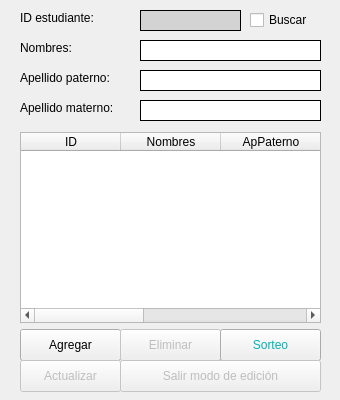
<?xml version="1.0" encoding="UTF-8"?>
<ui version="4.0">
 <class>Estudiantes</class>
 <widget class="QMainWindow" name="Estudiantes">
  <property name="geometry">
   <rect>
    <x>0</x>
    <y>0</y>
    <width>340</width>
    <height>400</height>
   </rect>
  </property>
  <property name="minimumSize">
   <size>
    <width>340</width>
    <height>400</height>
   </size>
  </property>
  <property name="maximumSize">
   <size>
    <width>340</width>
    <height>400</height>
   </size>
  </property>
  <property name="windowTitle">
   <string>Estudiantes</string>
  </property>
  <widget class="QWidget" name="centralwidget">
   <widget class="QLineEdit" name="estNombres">
    <property name="geometry">
     <rect>
      <x>140</x>
      <y>40</y>
      <width>181</width>
      <height>21</height>
     </rect>
    </property>
    <property name="styleSheet">
     <string notr="true">border: 1px solid black;</string>
    </property>
    <property name="maxLength">
     <number>255</number>
    </property>
   </widget>
   <widget class="QLabel" name="lblNombres">
    <property name="geometry">
     <rect>
      <x>20</x>
      <y>40</y>
      <width>71</width>
      <height>16</height>
     </rect>
    </property>
    <property name="text">
     <string>Nombres:</string>
    </property>
   </widget>
   <widget class="QLabel" name="lblApPat">
    <property name="geometry">
     <rect>
      <x>20</x>
      <y>70</y>
      <width>111</width>
      <height>16</height>
     </rect>
    </property>
    <property name="text">
     <string>Apellido paterno:</string>
    </property>
   </widget>
   <widget class="QLineEdit" name="estApPat">
    <property name="geometry">
     <rect>
      <x>140</x>
      <y>70</y>
      <width>181</width>
      <height>21</height>
     </rect>
    </property>
    <property name="styleSheet">
     <string notr="true">border: 1px solid black;</string>
    </property>
    <property name="maxLength">
     <number>255</number>
    </property>
   </widget>
   <widget class="QLabel" name="lblApMat">
    <property name="geometry">
     <rect>
      <x>20</x>
      <y>100</y>
      <width>111</width>
      <height>16</height>
     </rect>
    </property>
    <property name="text">
     <string>Apellido materno:</string>
    </property>
   </widget>
   <widget class="QLineEdit" name="estApMat">
    <property name="geometry">
     <rect>
      <x>140</x>
      <y>100</y>
      <width>181</width>
      <height>21</height>
     </rect>
    </property>
    <property name="styleSheet">
     <string notr="true">border: 1px solid black;</string>
    </property>
    <property name="maxLength">
     <number>255</number>
    </property>
   </widget>
   <widget class="QPushButton" name="estAgregar">
    <property name="geometry">
     <rect>
      <x>20</x>
      <y>329</y>
      <width>101</width>
      <height>32</height>
     </rect>
    </property>
    <property name="text">
     <string>Agregar</string>
    </property>
   </widget>
   <widget class="QPushButton" name="estEliminar">
    <property name="enabled">
     <bool>false</bool>
    </property>
    <property name="geometry">
     <rect>
      <x>120</x>
      <y>329</y>
      <width>101</width>
      <height>32</height>
     </rect>
    </property>
    <property name="text">
     <string>Eliminar</string>
    </property>
    <property name="flat">
     <bool>false</bool>
    </property>
   </widget>
   <widget class="QPushButton" name="estSorteo">
    <property name="geometry">
     <rect>
      <x>220</x>
      <y>329</y>
      <width>101</width>
      <height>32</height>
     </rect>
    </property>
    <property name="styleSheet">
     <string notr="true">color: rgb(0,180,180);</string>
    </property>
    <property name="text">
     <string>Sorteo</string>
    </property>
   </widget>
   <widget class="QLineEdit" name="estID">
    <property name="enabled">
     <bool>false</bool>
    </property>
    <property name="geometry">
     <rect>
      <x>140</x>
      <y>10</y>
      <width>101</width>
      <height>21</height>
     </rect>
    </property>
    <property name="autoFillBackground">
     <bool>false</bool>
    </property>
    <property name="styleSheet">
     <string notr="true">background-color: lightgray;
border: 1px solid black;</string>
    </property>
    <property name="maxLength">
     <number>8</number>
    </property>
    <property name="readOnly">
     <bool>false</bool>
    </property>
   </widget>
   <widget class="QLabel" name="lblID">
    <property name="geometry">
     <rect>
      <x>20</x>
      <y>10</y>
      <width>91</width>
      <height>16</height>
     </rect>
    </property>
    <property name="text">
     <string>ID estudiante:</string>
    </property>
   </widget>
   <widget class="QCheckBox" name="estChkBuscar">
    <property name="geometry">
     <rect>
      <x>250</x>
      <y>10</y>
      <width>71</width>
      <height>20</height>
     </rect>
    </property>
    <property name="text">
     <string>Buscar</string>
    </property>
    <property name="checked">
     <bool>false</bool>
    </property>
   </widget>
   <widget class="QTableWidget" name="tbEstudiantes">
    <property name="geometry">
     <rect>
      <x>20</x>
      <y>132</y>
      <width>301</width>
      <height>191</height>
     </rect>
    </property>
    <property name="selectionMode">
     <enum>QAbstractItemView::SingleSelection</enum>
    </property>
    <property name="sortingEnabled">
     <bool>false</bool>
    </property>
    <property name="wordWrap">
     <bool>true</bool>
    </property>
    <column>
     <property name="text">
      <string>ID</string>
     </property>
    </column>
    <column>
     <property name="text">
      <string>Nombres</string>
     </property>
    </column>
    <column>
     <property name="text">
      <string>ApPaterno</string>
     </property>
    </column>
    <column>
     <property name="text">
      <string>ApMaterno</string>
     </property>
    </column>
    <column>
     <property name="text">
      <string>Agregado</string>
     </property>
    </column>
   </widget>
   <widget class="QPushButton" name="btnActualizar">
    <property name="enabled">
     <bool>false</bool>
    </property>
    <property name="geometry">
     <rect>
      <x>20</x>
      <y>360</y>
      <width>101</width>
      <height>32</height>
     </rect>
    </property>
    <property name="text">
     <string>Actualizar</string>
    </property>
   </widget>
   <widget class="QPushButton" name="btnSalirEdicion">
    <property name="enabled">
     <bool>false</bool>
    </property>
    <property name="geometry">
     <rect>
      <x>120</x>
      <y>360</y>
      <width>201</width>
      <height>32</height>
     </rect>
    </property>
    <property name="text">
     <string>Salir modo de edición</string>
    </property>
   </widget>
  </widget>
 </widget>
 <resources/>
 <connections/>
</ui>
